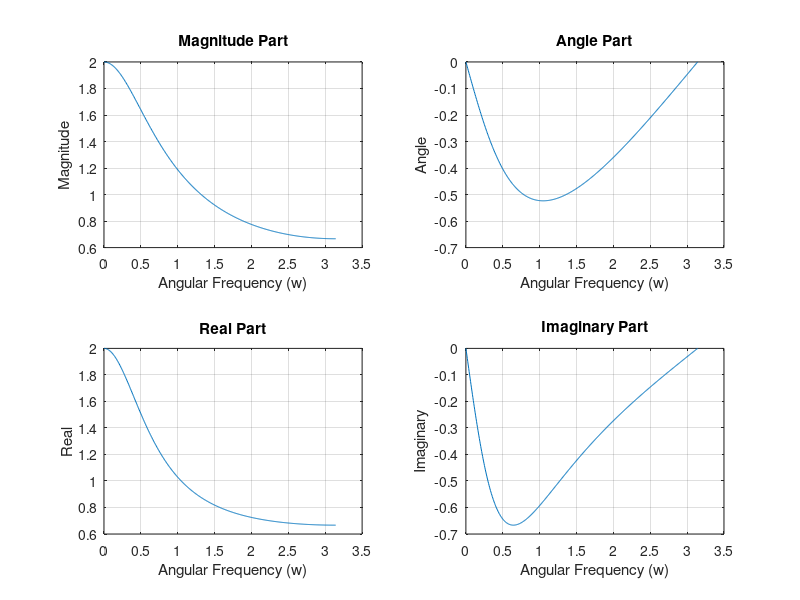

This figure's MATLAB source:
w = [0:1:500] * pi / 500;   % [0, pi] axis divided into 501 points
X = exp(j*w) ./ (exp(j*w) - 0.5 * ones(1, 501));

magX = abs(X);      % magnitude
angX = angle(X);    % angle
realX = real(X);    % real part
imagX = imag(X);    % imaginary part

subplot(2, 2, 1);   plot(w, magX); grid
xlabel("Angular Frequency (w)"); ylabel("Magnitude");
title("Magnitude Part");

subplot(2, 2, 2);   plot(w, angX); grid
xlabel("Angular Frequency (w)"); ylabel("Angle");
title("Angle Part");

subplot(2, 2, 3);   plot(w, realX); grid
xlabel("Angular Frequency (w)"); ylabel("Real");
title("Real Part");

subplot(2, 2, 4);   plot(w, imagX); grid
xlabel("Angular Frequency (w)"); ylabel("Imaginary");
title("Imaginary Part");